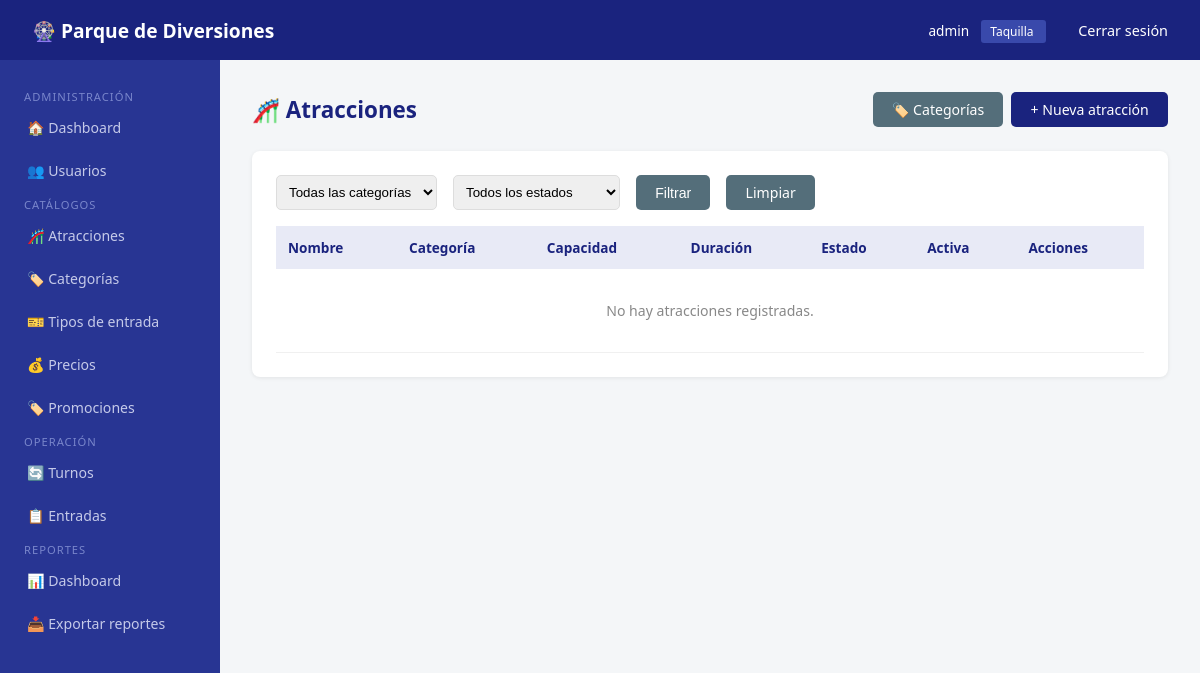
Before: /atracciones/lista/ (signed in) with the older database file.
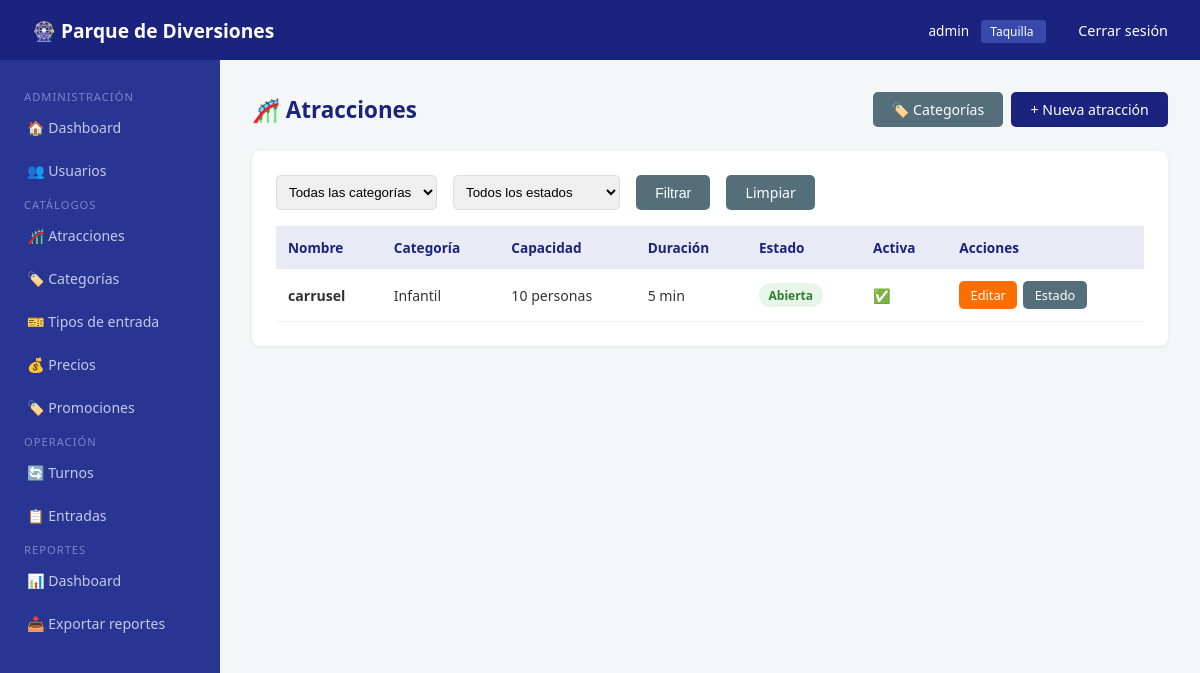
After: the same page with the newer database file.
### atracciones/models.py (models this page shows, shortened)
class Atraccion(models.Model):
    nombre = models.CharField(max_length=150)
    descripcion = models.TextField(blank=True)
    imagen = models.ImageField(upload_to='atracciones/', blank=True, null=True)
    categoria = models.ForeignKey(CategoriaAtraccion, on_delete=models.SET_NULL, null=True)
    capacidad_por_ciclo = models.PositiveIntegerField(default=10)
    duracion_promedio = models.PositiveIntegerField(help_text='Duración en minutos', default=5)
    ubicacion = models.CharField(max_length=200, blank=True)
    estado = models.CharField(max_length=30, choices=ESTADO_ATRACCION, default='abierta')
    edad_minima = models.PositiveIntegerField(default=0, blank=True, null=True)
    estatura_minima = models.PositiveIntegerField(default=0, help_text='En centímetros', blank=True, null=True)
    restricciones = models.TextField(blank=True)
    horario_apertura = models.TimeField(blank=True, null=True)
    horario_cierre = models.TimeField(blank=True, null=True)
    activa = models.BooleanField(default=True)
    fecha_creacion = models.DateTimeField(auto_now_add=True)
    fecha_actualizacion = models.DateTimeField(auto_now=True)
    acepta_nitro = models.BooleanField(default=True, verbose_name='Acepta Pase Nitro')

class CategoriaAtraccion(models.Model):
    nombre = models.CharField(max_length=100)
    descripcion = models.TextField(blank=True)
    class Meta:
        verbose_name = 'Categoría'
        verbose_name_plural = 'Categorías'

### atracciones/views.py (the view)
# urls.py: path('lista/',                      views.lista_atracciones, name='lista'),
@login_requerido
@rol_requerido('administrador')
def lista_atracciones(request):
    atracciones = Atraccion.objects.select_related('categoria').order_by('nombre')
    categorias = CategoriaAtraccion.objects.all()
    categoria_filtro = request.GET.get('categoria', '')
    estado_filtro = request.GET.get('estado', '')
    if categoria_filtro:
        atracciones = atracciones.filter(categoria_id=categoria_filtro)
    if estado_filtro:
        atracciones = atracciones.filter(estado=estado_filtro)
    return render(request, 'atracciones/lista.html', {
        'atracciones': atracciones,
        'categorias': categorias,
        'estados': ESTADO_ATRACCION,
        'categoria_filtro': categoria_filtro,
        'estado_filtro': estado_filtro,
    })

### usuarios/decoradores.py (called while the page is built)
def rol_requerido(*roles):
    def decorator(view_func):
        @wraps(view_func)
        def wrapper(request, *args, **kwargs):
            if not request.user.is_authenticated:
                return redirect('usuarios:login')
            if request.user.is_superuser:
                return view_func(request, *args, **kwargs)
            if request.user.rol not in roles:
                messages.error(request, 'No tienes permiso para acceder a esta sección.')
                return redirect('usuarios:dashboard')
            return view_func(request, *args, **kwargs)
        return wrapper
    return decorator

def login_requerido(view_func):
    @wraps(view_func)
    def wrapper(request, *args, **kwargs):
        if not request.user.is_authenticated:
            return redirect('usuarios:login')
        return view_func(request, *args, **kwargs)
    return wrapper

### templates/atracciones/lista.html (shortened to what this page needs)
{% extends 'base/base.html' %}
{% block content %}
<div class="page-header">
    <h1>🎢 Atracciones</h1>
    <div style="display:flex; gap:0.5rem;">
        <a href="{% url 'atracciones:categorias' %}" class="btn btn-secondary">🏷️ Categorías</a>
        <a href="{% url 'atracciones:crear' %}" class="btn btn-primary">+ Nueva atracción</a>
    </div>
</div>
<div class="card">
    <form method="get" style="display:flex; gap:1rem; flex-wrap:wrap; margin-bottom:1rem;">
        <select name="categoria" style="padding:0.5rem; border:1px solid #ddd; border-radius:5px;">
            <option value="">Todas las categorías</option>
        </select>
        <select name="estado" style="padding:0.5rem; border:1px solid #ddd; border-radius:5px;">
            <option value="">Todos los estados</option>
        </select>
        <button type="submit" class="btn btn-secondary">Filtrar</button>
        <a href="{% url 'atracciones:lista' %}" class="btn btn-secondary">Limpiar</a>
    </form>
    <table>
        <thead>
            <tr>
                <th>Nombre</th>
                <th>Categoría</th>
                <th>Capacidad</th>
                <th>Duración</th>
                <th>Estado</th>
                <th>Activa</th>
                <th>Acciones</th>
            </tr>
        </thead>
        <tbody>
            {% for a in atracciones %}
            <tr>
                <td><strong>{{ a.nombre }}</strong></td>
                <td>{{ a.categoria.nombre|default:"—" }}</td>
                <td>{{ a.capacidad_por_ciclo }} personas</td>
                <td>{{ a.duracion_promedio }} min</td>
                <td>
                    <span class="badge
                        {% if a.estado == 'abierta' %}badge-success
                        {% elif a.estado == 'cerrada' %}badge-danger
                        {% elif a.estado == 'mantenimiento' %}badge-warning
                        {% else %}badge-secondary{% endif %}">
                        {{ a.get_estado_display }}
                    </span>
                </td>
                <td>
                    <a href="{% url 'atracciones:toggle' a.pk %}"
                       style="text-decoration:none;"
                       title="{% if a.activa %}Desactivar{% else %}Activar{% endif %}">
                        {% if a.activa %}✅{% else %}❌{% endif %}
                    </a>
                </td>
                <td style="display:flex; gap:0.4rem; flex-wrap:wrap;">
                    <a href="{% url 'atracciones:editar' a.pk %}"
                       class="btn btn-warning"
                       style="padding:0.3rem 0.7rem; font-size:0.8rem;">Editar</a>
                    <a href="{% url 'atracciones:cambiar_estado' a.pk %}"
                       class="btn btn-secondary"
                       style="padding:0.3rem 0.7rem; font-size:0.8rem;">Estado</a>
                </td>
            </tr>
            {% empty %}
            <tr>
                <td colspan="7" style="text-align:center; color:#888; padding:2rem;">
                    No hay atracciones registradas.
                </td>
            </tr>
            {% endfor %}
        </tbody>
    </table>
</div>
{% endblock %}

Changed rows visible on the page:
added Atraccion: nombre "carrusel", categoria.nombre "Infantil", capacidad_por_ciclo "10", duracion_promedio "5", estado "Abierta"
Other visible differences:
text no longer shown: "No hay atracciones registradas."
